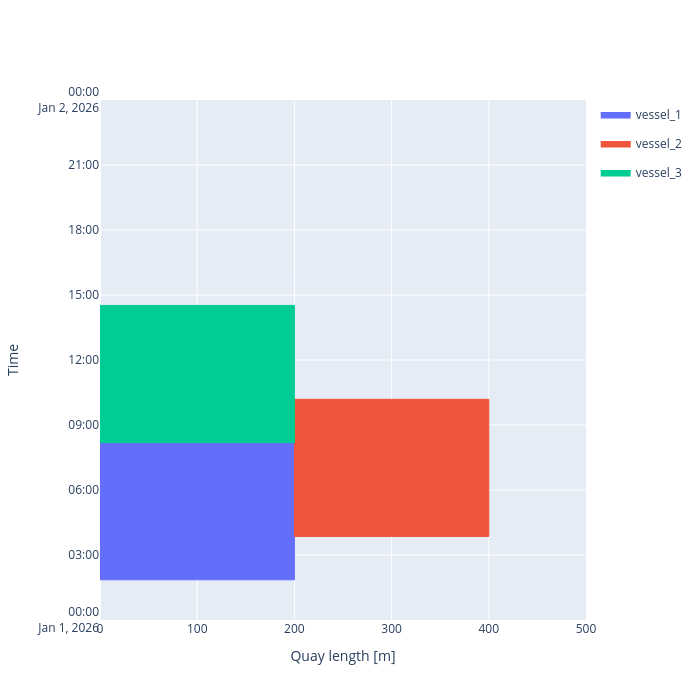

Notebook code cell kept with this figure:
### Markdown cell above
##### Berth output
We can plot the occupancy of berths over time. We see that the third vessel has to wait as there is insufficient quay length left when the two prior vessels have already berthed.

### Code cell
fig = quay.plot_berth_occupation(time_stop = pd.Timestamp('2026-01-02'), style='plotly')
fig

### Figure 1 — Plotly figure (JSON) as saved in the notebook; plotly's stock layout.template omitted (floating-point values rounded to 4 significant figures; data arrays with more than 128 entries replaced by an {"elided": "..."} marker saying what was removed)
{"data": [{"fill": "toself", "fillcolor": "#636EFA", "hoverinfo": "skip", "legendgroup": "0132b4bb-6b64-4b28-b11f-75864132f83d", "line": {"color": "#636EFA", "width": 1}, "mode": "lines", "name": "vessel_1", "showlegend": true, "type": "scatter", "x": [0, 0, 200, 200, 0], "y": ["2026-01-01T01:51:21.666667", "2026-01-01T08:11:06.666667", "2026-01-01T08:11:06.666667", "2026-01-01T01:51:21.666667", "2026-01-01T01:51:21.666667"]}, {"customdata": {"elided": "420x9 mixed values"}, "hovertemplate": "<b>%{customdata[0]}</b><br>Length (L): %{customdata[1]} m<br>Beam (B): %{customdata[2]} m<br>Draft (T): %{customdata[3]} m<br>Operation ID: %{customdata[4]}<br>Position: %{customdata[5]}–%{customdata[6]} m<br>Start: %{customdata[7]|%d %b %Y %H:%M}<br>End: %{customdata[8]|%d %b %Y %H:%M}<br><extra></extra>", "legendgroup": "0132b4bb-6b64-4b28-b11f-75864132f83d", "marker": {"color": "#636EFA", "opacity": 0, "size": 12}, "mode": "markers", "showlegend": false, "type": "scatter", "x": {"elided": "420 float values"}, "y": {"elided": "420 str values"}}, {"fill": "toself", "fillcolor": "#EF553B", "hoverinfo": "skip", "legendgroup": "7e2cbad4-acf3-4687-9eb2-27e7dda36fb9", "line": {"color": "#EF553B", "width": 1}, "mode": "lines", "name": "vessel_2", "showlegend": true, "type": "scatter", "x": [200, 200, 400, 400, 200], "y": ["2026-01-01T03:51:21.666667", "2026-01-01T10:11:06.666667", "2026-01-01T10:11:06.666667", "2026-01-01T03:51:21.666667", "2026-01-01T03:51:21.666667"]}, {"customdata": {"elided": "420x9 mixed values"}, "hovertemplate": "<b>%{customdata[0]}</b><br>Length (L): %{customdata[1]} m<br>Beam (B): %{customdata[2]} m<br>Draft (T): %{customdata[3]} m<br>Operation ID: %{customdata[4]}<br>Position: %{customdata[5]}–%{customdata[6]} m<br>Start: %{customdata[7]|%d %b %Y %H:%M}<br>End: %{customdata[8]|%d %b %Y %H:%M}<br><extra></extra>", "legendgroup": "7e2cbad4-acf3-4687-9eb2-27e7dda36fb9", "marker": {"color": "#EF553B", "opacity": 0, "size": 12}, "mode": "markers", "showlegend": false, "type": "scatter", "x": {"elided": "420 float values"}, "y": {"elided": "420 str values"}}, {"fill": "toself", "fillcolor": "#00CC96", "hoverinfo": "skip", "legendgroup": "044907fd-d057-46bc-a7c7-255dc2c7b94b", "line": {"color": "#00CC96", "width": 1}, "mode": "lines", "name": "vessel_3", "showlegend": true, "type": "scatter", "x": [0, 0, 200, 200, 0], "y": ["2026-01-01T08:11:22", "2026-01-01T14:31:07", "2026-01-01T14:31:07", "2026-01-01T08:11:22", "2026-01-01T08:11:22"]}, {"customdata": {"elided": "420x9 mixed values"}, "hovertemplate": "<b>%{customdata[0]}</b><br>Length (L): %{customdata[1]} m<br>Beam (B): %{customdata[2]} m<br>Draft (T): %{customdata[3]} m<br>Operation ID: %{customdata[4]}<br>Position: %{customdata[5]}–%{customdata[6]} m<br>Start: %{customdata[7]|%d %b %Y %H:%M}<br>End: %{customdata[8]|%d %b %Y %H:%M}<br><extra></extra>", "legendgroup": "044907fd-d057-46bc-a7c7-255dc2c7b94b", "marker": {"color": "#00CC96", "opacity": 0, "size": 12}, "mode": "markers", "showlegend": false, "type": "scatter", "x": {"elided": "420 float values"}, "y": {"elided": "420 str values"}}], "layout": {"height": 700, "width": 700, "xaxis": {"range": [0, 500], "title": {"text": "Quay length [m]"}}, "yaxis": {"range": ["2026-01-01T00:00:00", "2026-01-02T00:00:00"], "title": {"text": "Time"}}}}
